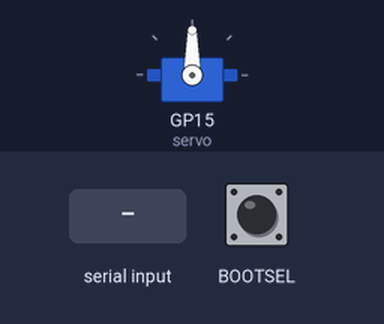
Bench run of a sketch on a simulated Raspberry Pi Pico. On the bench: servo. The inputs (shaded band) are chosen by the test bench; at power-on: BOOTSEL HIGH. What the sketch prints to the serial monitor is not drawn.

Above: at 1.2 s.
1.3 s: "1" received over Serial
At 3.0 s:
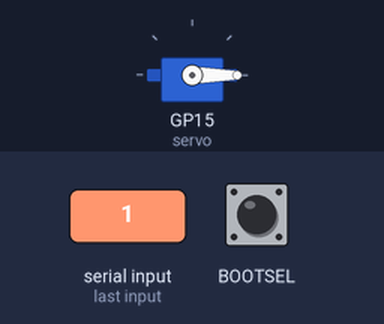
Timing chart, 0 to 4.5 s (numbered marks = the images above; inputs shaded):
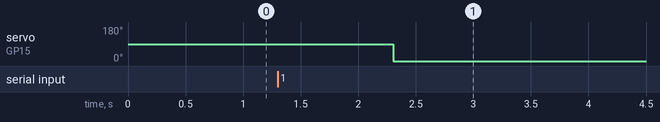

The sketch:

rain_detector_raspberry_pico.ino
```cpp
#include <ArduinoJson.h>
#include <Servo.h>

Servo servo;
const int push_buttonPin = 2;

void setup() {
  // Initialize serial communication
  Serial.begin(115200);

  // Attach servo to pin 15
  servo.attach(15);
}

char s[100];
int push_button = 0;
int angle = 0;

void loop() {
  push_button = BOOTSEL;
  if (Serial.available() > 0) {
    // Read the JSON object from the serial port

    JsonDocument doc;
    DeserializationError error = deserializeJson(doc, Serial);

    // Check if JSON parsing was successful
    if (!error) {
      // Extract angle from JSON object
      int new_angle = doc["wiper_angle"];

      if (new_angle < 0 || new_angle > 180) {
        sprintf (s, "{\"serial\": \"angle_error\"}");
        Serial.println(s);
      } else
      {
        angle = new_angle;
        servo.write(angle);
      }
    } else {
        sprintf (s, "{\"serial\": \"json_error\"}");
        Serial.println(s);
    }
  }
  else
  {
     sprintf (s, "{\"wiper_angle\": %d, \"rain_detect\": %d}", angle, push_button);
     Serial.println(s);
  }

  // Wait for serial input to stabilize
  delay(100);
}
```

Measured:
- after the input at 1.3 s, servo on GP15 (servo): 90° → 0° after 1.0 s
